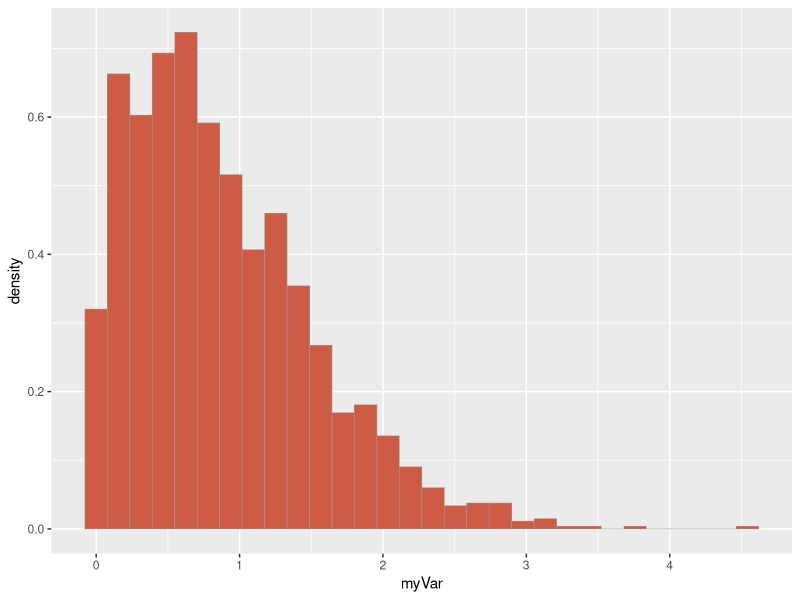
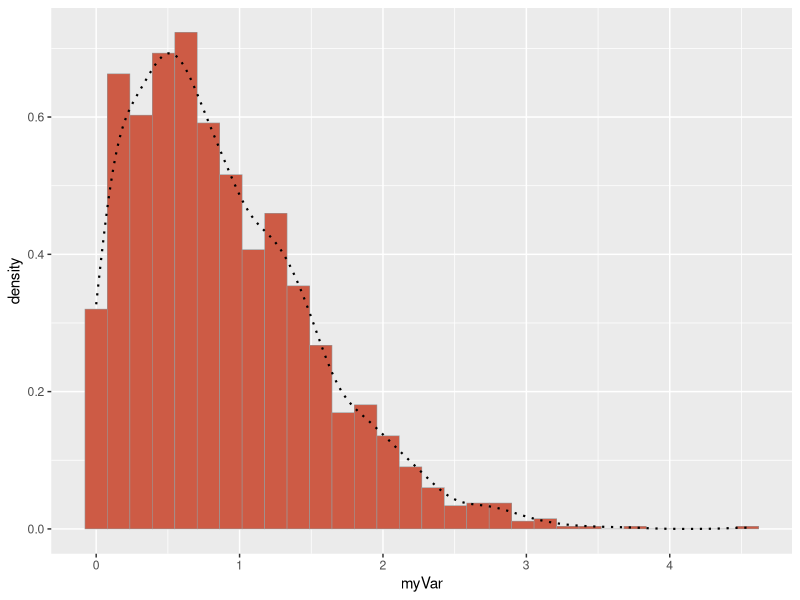
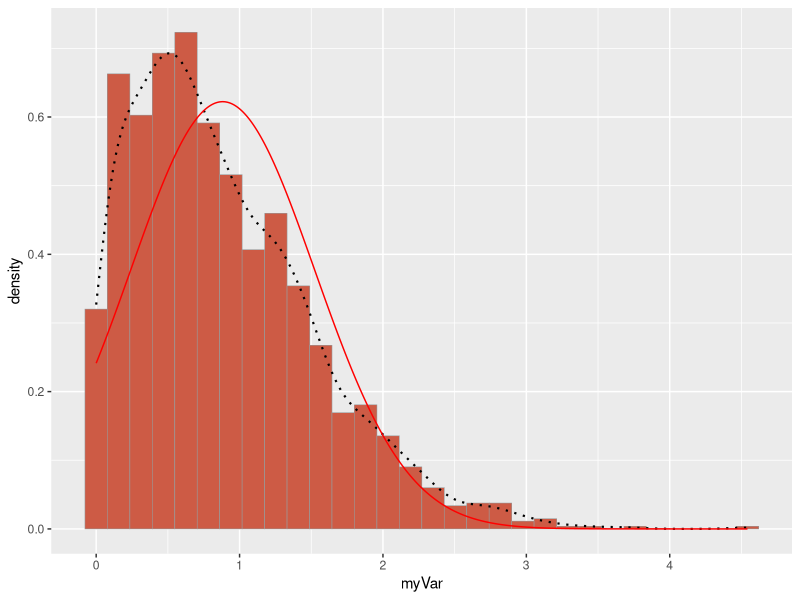
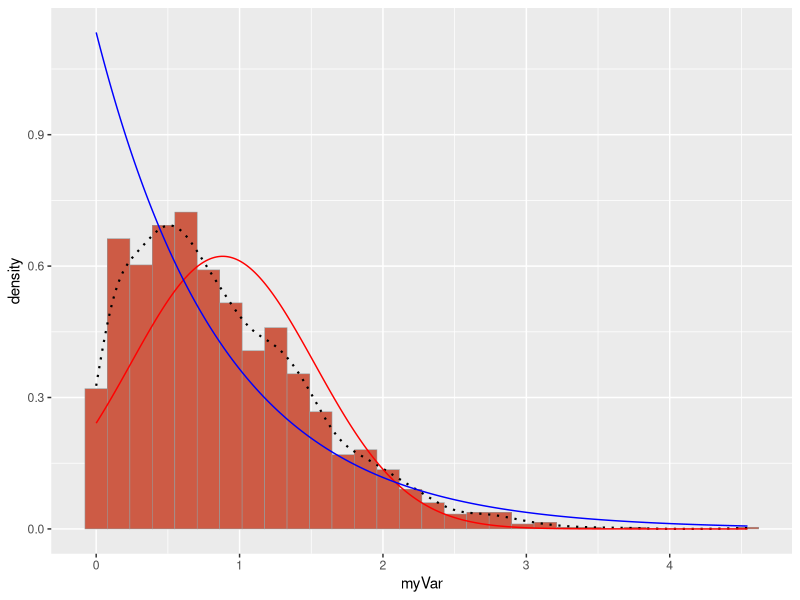
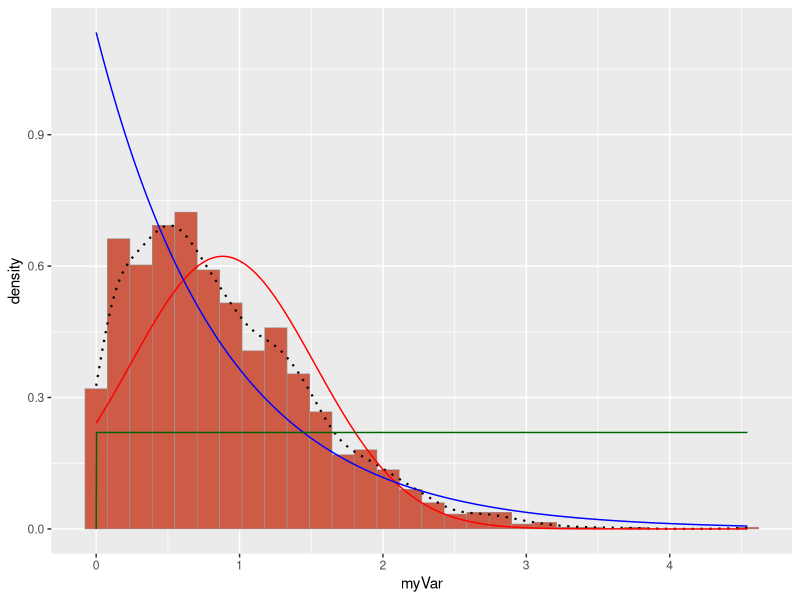
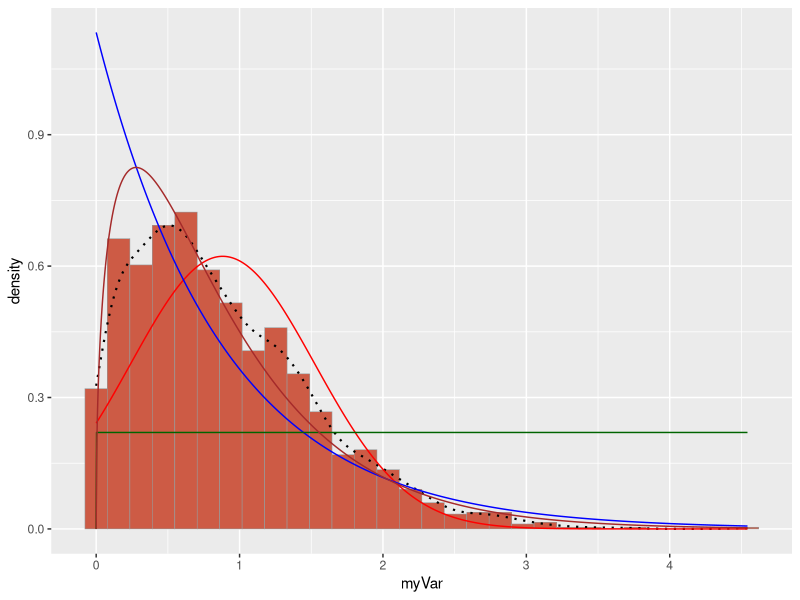
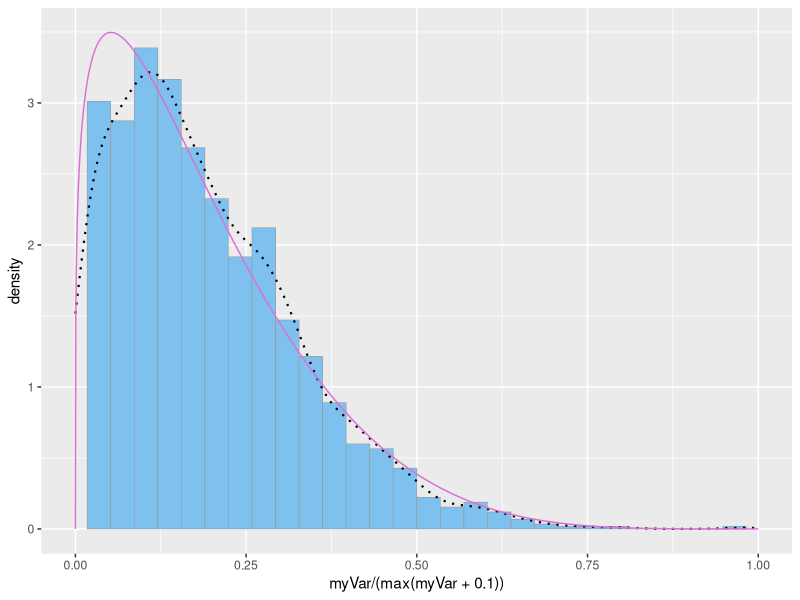
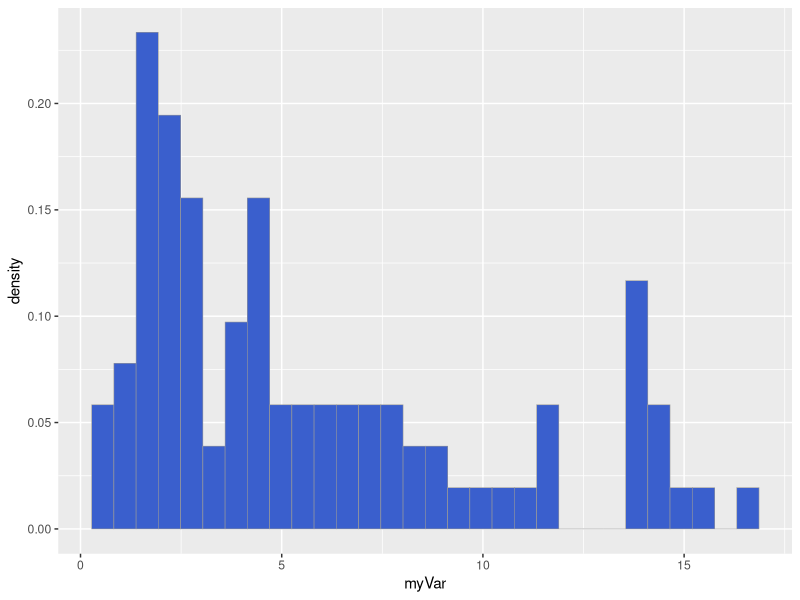

Source code (R) for these figures, in order:
## ---- chunk 1
knitr::opts_chunk$set(echo = TRUE)
## ---- chunk 2
library(ggplot2) # for graphics
library(MASS) # for maximum likelihood estimation

# quick and dirty, a truncated normal distribution to work on the solution set

# -------------- Read in Data Vector --------------
z <- rnorm(n=3000,mean=0.2)
z <- data.frame(1:3000,z)
names(z) <- list("ID","myVar")
z <- z[z$myVar>0,]
str(z)
summary(z$myVar)

# ----------------- Plot Histogram of Data ------------
p1 <- ggplot(data=z, aes(x=myVar, y=..density..)) +
  geom_histogram(color="grey60",fill="coral3",size=0.2) 
print(p1)

# -------------- Add empirical density curve ----------
p1 <-  p1 +  geom_density(linetype="dotted",size=0.75)
print(p1)

# ------------ Max Likelihood Parameters for Normal -----
normPars <- fitdistr(z$myVar,"normal")
print(normPars)
str(normPars)
normPars$estimate["mean"] # note structure of getting a named attribute

# ----------- NORMAL Prob Density ------------------
meanML <- normPars$estimate["mean"]
sdML <- normPars$estimate["sd"]

xval <- seq(0,max(z$myVar),len=length(z$myVar))

stat <- stat_function(aes(x = xval, y = ..y..), fun = dnorm, colour="red", n = length(z$myVar), args = list(mean = meanML, sd = sdML))
p1 + stat

# -----------EXPONENTIAL Prob Density ---------------
# models continuous variables
expoPars <- fitdistr(z$myVar,"exponential")
rateML <- expoPars$estimate["rate"]

stat2 <- stat_function(aes(x = xval, y = ..y..), fun = dexp, colour="blue", n = length(z$myVar), args = list(rate=rateML))
p1 + stat + stat2

# --------- UNIFORM Prob Density ------------------
# assumes every outcome has same probability of occuring
stat3 <- stat_function(aes(x = xval, y = ..y..), fun = dunif, colour="darkgreen", n = length(z$myVar), args = list(min=min(z$myVar), max=max(z$myVar)))
p1 + stat + stat2 + stat3

# ----------- GAMMA Prob Density ---------------
# Sum of expo distrubutions
# time series modeling
gammaPars <- fitdistr(z$myVar,"gamma")
shapeML <- gammaPars$estimate["shape"]
rateML <- gammaPars$estimate["rate"]

stat4 <- stat_function(aes(x = xval, y = ..y..), fun = dgamma, colour="brown", n = length(z$myVar), args = list(shape=shapeML, rate=rateML))
p1 + stat + stat2 + stat3 + stat4

# ----------- BETA Prob Density ---------------------
# generalization of uniform distribution
# bounded and continuous, no specific shape
# shape changes based on parameters
# used in bassian analysis, as a way to have an assumption
pSpecial <- ggplot(data=z, aes(x=myVar/(max(myVar + 0.1)), y=..density..)) +
  geom_histogram(color="grey60",fill="skyblue2",size=0.2) + 
  xlim(c(0,1)) +
  geom_density(size=0.75,linetype="dotted")

betaPars <- fitdistr(x=z$myVar/max(z$myVar + 0.1),start=list(shape1=1,shape2=2),"beta")
shape1ML <- betaPars$estimate["shape1"]
shape2ML <- betaPars$estimate["shape2"]

statSpecial <- stat_function(aes(x = xval, y = ..y..), fun = dbeta, colour="orchid", n = length(z$myVar), args = list(shape1=shape1ML,shape2=shape2ML))
pSpecial + statSpecial
## ---- chunk 3
# This study looked at the energetic cost of locomotion of bottlenose dolphins
# variable I chose to focus on was "ml of O2 per kg dolphin per minute"
z <- read.csv("Fig_3.csv",header=TRUE,sep=",")
str(z)

z<-na.omit(z)
z$myVar <-z$O2_ml_per_kg_min
summary(z)

# Histogram of Data
p1 <- ggplot(data=z, aes(x=myVar, y=after_stat(density))) +
  geom_histogram(color="grey60",fill="royalblue3",size=0.2) 
print(p1)

# Gamma Probability Density (Fits Pretty Well)
gammaPars <- fitdistr(z$myVar,"gamma")
shapeML <- gammaPars$estimate["shape"]
rateML <- gammaPars$estimate["rate"]

stat <- stat_function(aes(x = myVar, y = ..y..), fun = dgamma, colour="brown", n = length(z$myVar), args = list(shape=shapeML, rate=rateML))
p1 + stat 

# Normal Probability Density (DOES NOT MATCH WELL!)
meanML <- normPars$estimate["mean"]
sdML <- normPars$estimate["sd"]

xval <- seq(0,max(z$myVar),len=length(z$myVar))

stat2 <- stat_function(aes(x = myVar, y = ..y..), fun = dnorm, colour="orchid", n = length(z$myVar), args = list(mean = meanML, sd = sdML))
p1 + stat + stat2
## ---- chunk 4
# ------------------ Creating a New Simulation --------------------------
# Max Likelihood Parameters
normPars <- fitdistr(z$myVar,"normal")
print(normPars)
str(normPars)
normPars$estimate["mean"] 

# Reading in New Vector
simul <- rnorm(n=3000,mean=5.676607)
simul <- data.frame(1:3000,simul)
names(simul) <- list("ID","myVar")
simul <- simul[simul$myVar>0,]
str(simul)
summary(simul$myVar)

# Histogram of Simulation
p2 <- ggplot(data=simul, aes(x=myVar, y=after_stat(density))) +
  geom_histogram(color="grey60",fill="darkslategrey",size=0.2) 
print(p2)

# Gamma Probability Density of Simulation
gammaPars <- fitdistr(z$myVar,"gamma")
shapeML <- gammaPars$estimate["shape"]
rateML <- gammaPars$estimate["rate"]

stat <- stat_function(aes(x = myVar, y = ..y..), fun = dgamma, colour="brown", n = length(simul$myVar), args = list(shape=shapeML, rate=rateML))
p2 + stat
## ---- chunk 5
# Fresh Plot of the Original Dolphin Data
print(p1 + stat)

#Fresh Simulated Plot 
print(p2 + stat)
